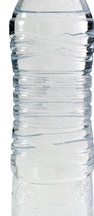
#> input picture img/botella1.jpg, 94 x 216 px
$ python -i funciones.py   (imports and definitions only)
#> lines starting #> are read from the running program, lines starting #| are printed output that depends on the picture; after the words box and inside, x2 and y2 are one past the last pixel; in counts of white or black regions, pixels touching at a corner belong together
import cv2
import numpy as np
import matplotlib.pyplot as plt


def mostrar_segmentacion(ruta):
#> called with ruta = 'img/botella1.jpg'
    img = cv2.imread(ruta)
#> img is the input picture: shape (216, 94, 3); mean B, G, R 216.1, 215, 212.2
    if img is None:
        print("No se pudo leer la imagen. Revisa la ruta.")
        return

    img_rgb = cv2.cvtColor(img, cv2.COLOR_BGR2RGB)

    # 1. Escala de grises y suavizado para reducir ruido
    gris = cv2.cvtColor(img, cv2.COLOR_BGR2GRAY)
    gris = cv2.GaussianBlur(gris, (5, 5), 0)
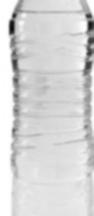
#> gris: shape (216, 94); min 12, max 255, mean 214.2

    # 2. Umbral automático (Otsu) para separar objeto y fondo
    _, mascara = cv2.threshold(gris, 0, 255, cv2.THRESH_BINARY_INV + cv2.THRESH_OTSU)
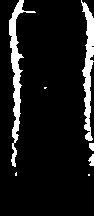
#> mascara: shape (216, 94); 9.9% white; 7 white regions (3 under 20 px), largest, box (x1, y1, x2, y2) and area: (9, 0, 36, 167) 1032, (81, 0, 94, 141) 883, (88, 154, 94, 166) 47, (89, 143, 94, 151) 34

    # 3. Limpiar la máscara (cerrar huecos y quitar puntos sueltos)
    kernel = np.ones((7, 7), np.uint8)
    mascara = cv2.morphologyEx(mascara, cv2.MORPH_CLOSE, kernel)
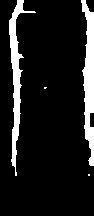
#> mascara: shape (216, 94); 11.9% white; 4 white regions (2 under 20 px), largest, box (x1, y1, x2, y2) and area: (81, 0, 94, 166) 1264, (9, 0, 36, 176) 1149
    mascara = cv2.morphologyEx(mascara, cv2.MORPH_OPEN, kernel)
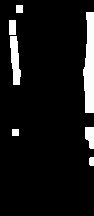
#> mascara: shape (216, 94); 8.1% white; 7 white regions

    # 4. Quedarse con el contorno más grande (el objeto principal)
    contornos, _ = cv2.findContours(mascara, cv2.RETR_EXTERNAL, cv2.CHAIN_APPROX_SIMPLE)
#> contornos = 7 contours; box (x1, y1, x2, y2) and area: (83, 12, 94, 113) 762, (10, 36, 21, 85) 312, (85, 127, 94, 149) 133, (9, 20, 16, 35) 84, (16, 5, 23, 13) 42, (12, 129, 19, 136) 36, (89, 157, 94, 166) 31
    resultado = img_rgb.copy()
    if contornos:
        mayor = max(contornos, key=cv2.contourArea)
#> mayor = contour of 18 points, box (x1, y1, x2, y2) (83, 12, 94, 113), area 762
        mascara = np.zeros_like(mascara)
        cv2.drawContours(mascara, [mayor], -1, 255, thickness=cv2.FILLED)
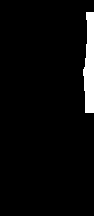
#> mascara: shape (216, 94); 4.3% white; 1 white region, box (x1, y1, x2, y2) and area: (83, 12, 94, 113) 870
        cv2.drawContours(resultado, [mayor], -1, (0, 255, 0), 4)
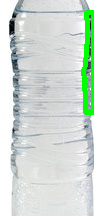
#> resultado: shape (216, 94, 3); mean R, G, B 205.1, 218.5, 208.5

    objeto = cv2.bitwise_and(img_rgb, img_rgb, mask=mascara)
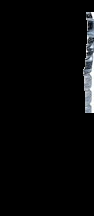
#> objeto: shape (216, 94, 3); mean R, G, B 6.1, 6.5, 6.8

    # 5. Mostrar los pasos
    titulos = ["Original", "Máscara", "Objeto segmentado", "Contorno"]
    imagenes = [img_rgb, mascara, objeto, resultado]

    plt.figure(figsize=(16, 4))
    for i, (titulo, im) in enumerate(zip(titulos, imagenes), start=1):
        plt.subplot(1, 4, i)
        plt.imshow(im, cmap="gray" if im.ndim == 2 else None)
        plt.title(titulo)
        plt.axis("off")
#> this loop made 4 passes
    plt.tight_layout()
    plt.show()

>>> result = mostrar_segmentacion('img/botella1.jpg')
